Frame 1 (no input): blank canvas, image omitted
Frame 60 (the mouse pressed at the canvas centre just before this capture): blank canvas, image omitted
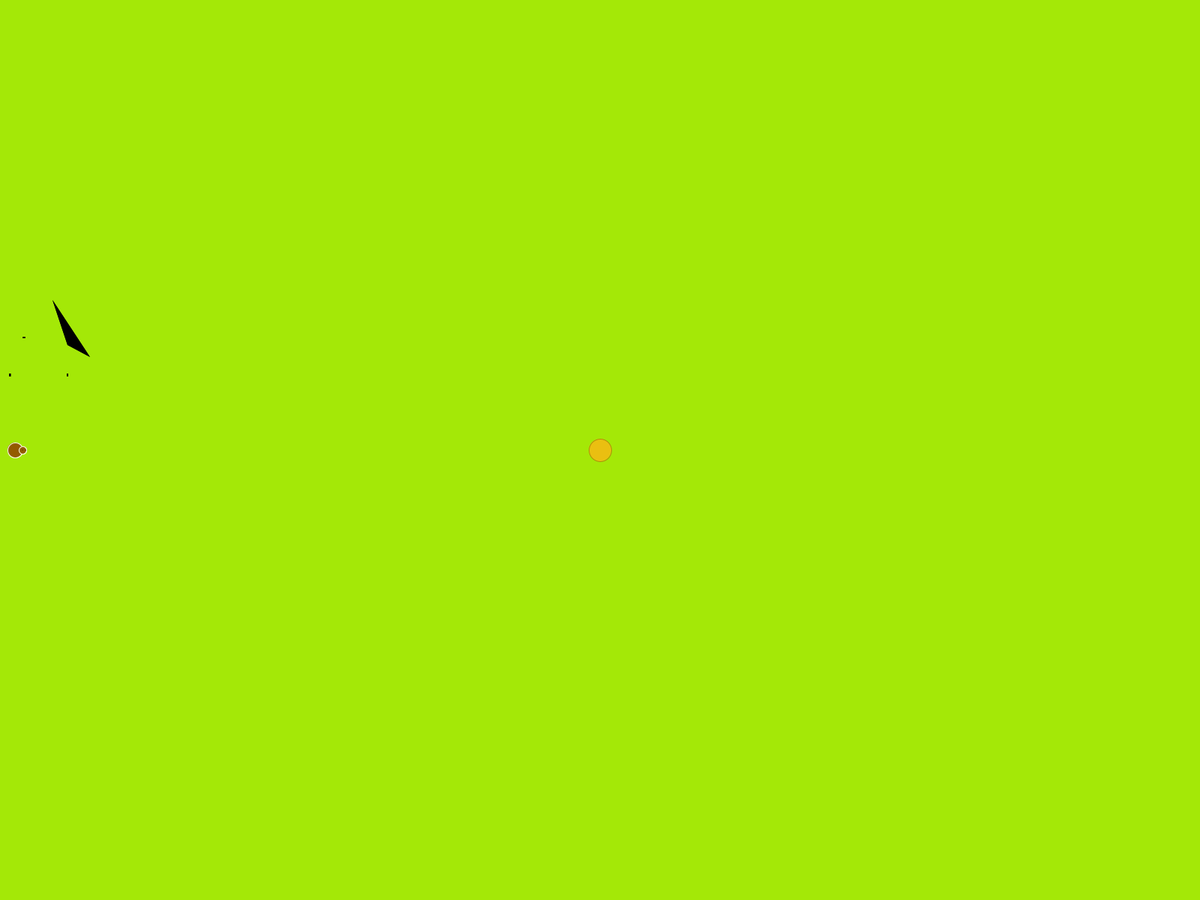
Frame 120 (the mouse held since frame 60 and released just before this capture)

The Processing sketch whose frames 1 and 60 were blank and that drew this single picture after the mouse press (run headless with seeded random() and noise(); from frame 60 on, the mouse is pressed at the canvas centre):

// Processing sketch: REDRAW
// ── REDRAW.pde
ArrayList<Food> nibs = new ArrayList<Food>();
float x = 0;
Food f;
int move = 0;
void setup()
{

  fullScreen();
}

void draw() 
{
  rectMode(CENTER);
  background(#A4E807);
  translate(move, 0);
  cow();
  pushMatrix();
  translate(move * 2,0);
  cow();
  popMatrix();
  
  for (int i = 0; i < nibs.size(); i++) {
    Food f = nibs.get(i);
    f.display();
  }
}


void mousePressed() 
{
  x += 20;
  //redraw();

  nibs.add(new Food());
}

void keyPressed()
{
  if (move == 0)
  {
    move+=10;
    
  }
  
  else
  {
    move +=10;
  }
}
// ── cow.pde
void cow ()
{
  fill(#935B00);
  stroke(#FAFAE6);
  ellipse(x, height/2, x, x); //body
  ellipse(x * 1.5, height/2, x/2, x/2); //head
  fill(0);
  noStroke();
  ellipse(x * 1.5, height/2, x/20, x/20); //eyes
  ellipse(x * 1.7, height/2, x/20, x/20);
  ellipse(x * 1.6, 450, x/5, x/10); //nose
  fill(255);
  ellipse( x * 1.65, 450, x/50, x/50);
  ellipse( x * 1.55, 450, x/50, x/50);
  fill(0);
  rect(x + 70, 500, x/10, x/5); //legs
  rect(x/1.5, 500, x/10, x/5);
  pushMatrix();
  translate(0,width/4);
  translate(0, -x);
  triangle(100 + x , x + 76, x + 50,  x, x+ 70 , x + 60); //horns
  popMatrix();
}
// ── food_class.pde

class Food
{
  float x;
  float y;
  float s;


  Food()
  {
    x = mouseX;
    y = mouseY;
    s = 30;

}

void display()
{
  fill(#EABF11);
  stroke(#AF8E09);
  ellipse(x,y,s,s);
}
}
